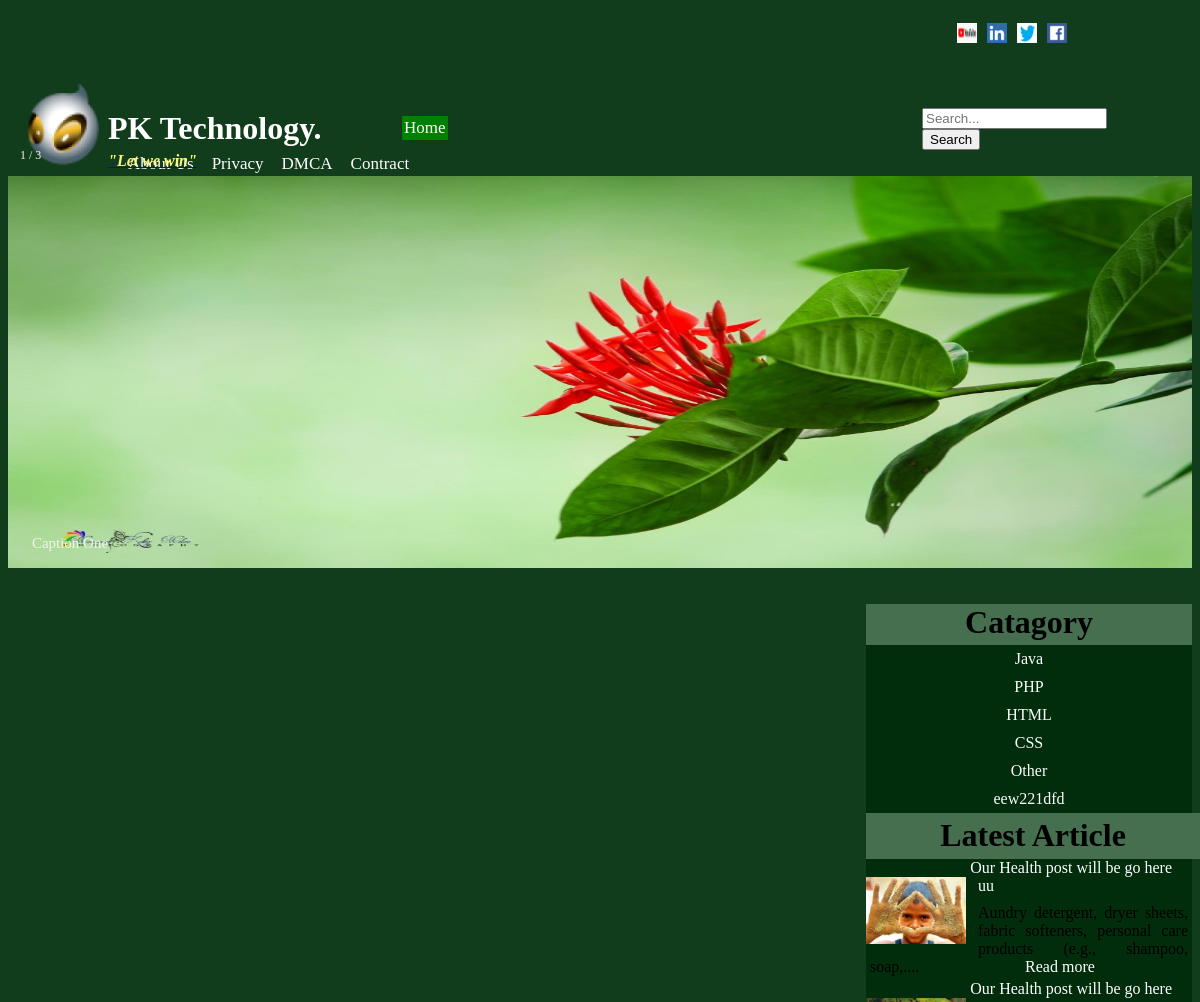
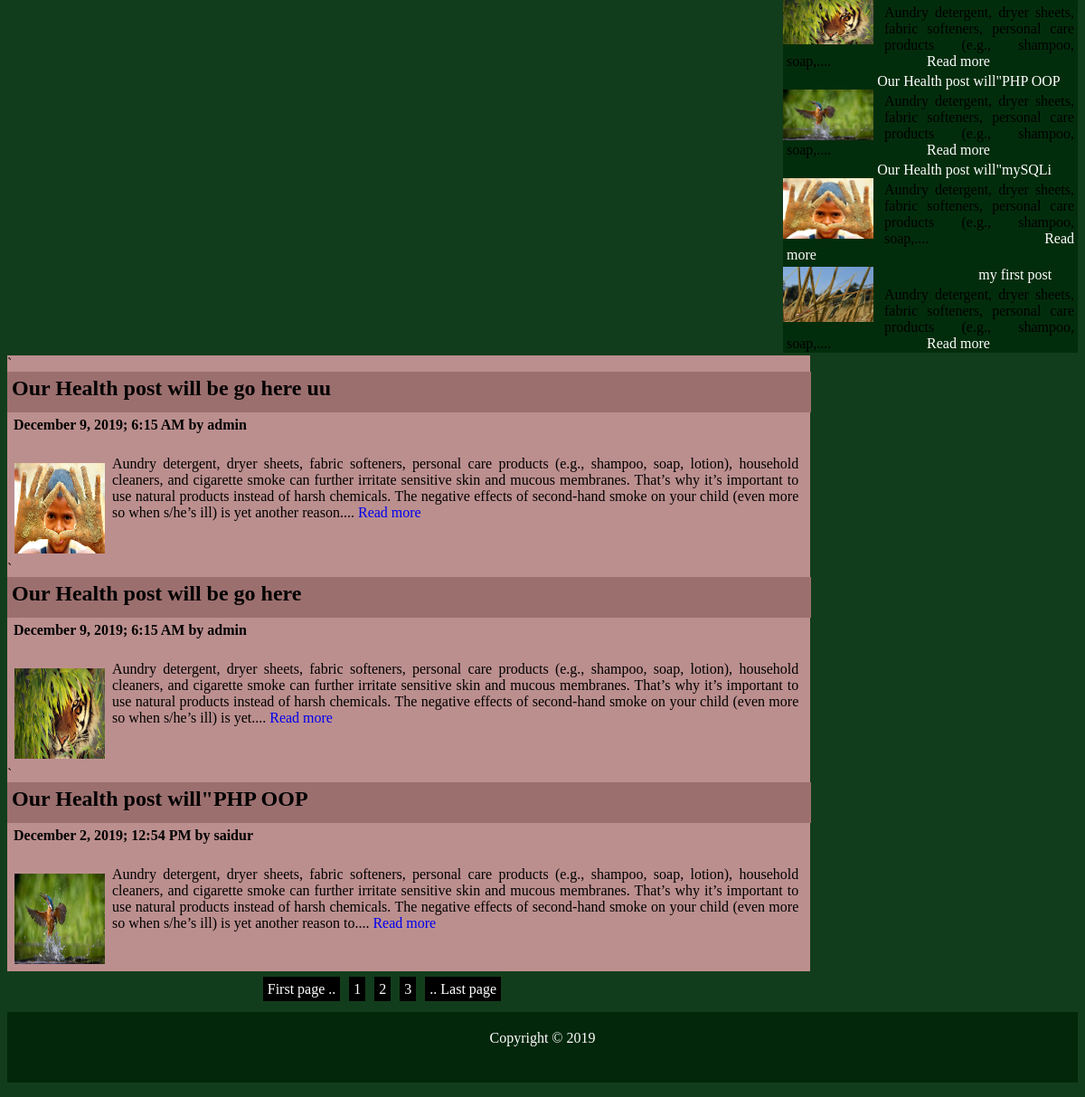
The page / on the database its author committed (2 pictures, top to bottom).
### tables this page shows
CREATE TABLE `header` (
  `id` int(11) NOT NULL,
  `name` varchar(255) NOT NULL,
  `title` varchar(255) NOT NULL
);

CREATE TABLE `db_social` (
  `id` int(11) NOT NULL,
  `name` varchar(255) NOT NULL,
  `link` varchar(255) NOT NULL,
  `image` varchar(255) NOT NULL
);

CREATE TABLE `db_catagory` (
  `id` int(11) NOT NULL,
  `cat_name` varchar(50) NOT NULL
);

CREATE TABLE `tbl_post` (
  `id` int(11) NOT NULL,
  `cat` varchar(255) NOT NULL,
  `title` varchar(255) NOT NULL,
  `body` text NOT NULL,
  `image` varchar(255) NOT NULL,
  `author` varchar(50) NOT NULL,
  `tags` varchar(50) NOT NULL,
  `date` timestamp NOT NULL DEFAULT current_timestamp() ON UPDATE current_timestamp(),
  `role` int(11) NOT NULL,
  `userid` int(11) NOT NULL
);

### library/database.php (called while the page is built, shortened)
<?PHP
Class Database{
        public $host=DB_HOST;
        public $user=DB_USER;
        public $pass=DB_PASS;
        public $dbname=DB_NAME;
        public $link;
        private function connectDB(){
           $this->link= new mysqli($this->host,$this->user,$this->pass,$this->dbname);
        }
        public function select($query){
        $result=$this->link->query($query) or die ($this->link->error.__LINE__);
         if($result->num_rows>0){
         return $result;
          }else{
             return false;
                }
                }
}
?>

### helpers/format.php (called while the page is built, shortened)
<?php
class Format{
    public function formateDate($date){
        return date('F j, Y; g:i A',strtotime($date));
    }
    public function textShort($text,$limit=400){
        $text=$text." ";
        $text=substr($text,0,$limit);
        $text=substr($text,0,strrpos($text," "));
        $text=$text."....";
        return $text;
    }
}
?>

### index.php (the view, shortened to what this page needs)
<?php include("inc/header.php"); ?>
<?php $db=new database();
      $fm=new Format();
?>
<div class="slideshow-container">
        <div class="mySlides fade">
            <div class="numbertext">1 / 3</div>
                <img src="image/desktop_pic (6).jpg" width="100%" height="50%">
            <div class="text">Caption One</div>
        </div>
</div>
    <div style="text-align:center">
    </div>
<?php include("inc/rightside.php"); ?>
<link rel="stylesheet" type="text/css" href="css/body.css">
<link rel="stylesheet" type="text/css" href=" css/slide_img.css">
<body>
<?php
    $per_page=3;
    if(isset($_GET['page'])) {
        $page=$_GET['page'];
    }else{
        $page=1;
    }
    $start_form=($page-1)*$per_page;
?>
<?PHP
    $query="SELECT*FROM tbl_post LIMIT $start_form,$per_page";
    $post=$db->select($query);
    if($post){
        while($result=$post->fetch_assoc()){
?>
     <div id="leftbody">
            <div class="blog">`
                <h2><a href="post.php?id=<?php echo $result['id'];?>"><?php echo $result["title"]; ?></a></h2>
                <h4><?php echo $fm->formateDate($result["date"])." by ".$result["author"]; ?></h4>
                <img src="<?php echo $result["image"]; ?>" altr="Children Image">
                <p><?php echo $fm->textShort($result["body"]); ?>
                <a href="post.php?id=<?php echo $result['id'];?>">Read more</a>
                </p>
            </div>
    </div>
<?php } ?>
<?php
    $query="SELECT*FROM tbl_post";
    $result=$db->select($query);
    $total_rows=mysqli_num_rows($result);
    $total_pages=ceil($total_rows/$per_page);
    echo "<span class='pagination'><a href='index.php?page=1'>First page ..</a>";
    for($i=1;$i<=$total_pages;$i++){
        echo "<a href='index.php?page=$i'>$i</a>";
    }
    echo "<a href='index.php?page=$total_pages'>.. Last page</a></span>";
?>
<?php }else{ header("Location:404.php");} ?>
</body>
<?php include("inc/footer.php");?>

### inc/header.php (shortened to what this page needs)
<?php include("library/database.php"); ?>
<?php include("helpers/format.php"); ?>
<?php $db=new database();
?>
<html lang="en">
<head>
    <link rel="stylesheet" type="text/css" href="css/stylesheet_header.css">
</head>
<body style="background-color: rgb(18, 61, 28);">
<div class="header">
    <div class="leftSide">
       <a href="index.php"> <img src="icon/logo.png" name="mainlogo" alt="web logo">
       <?php
        $query="SELECT*FROM header WHERE id=1";
        $header=$db->select($query);
        if($header){
            while($result_header=$header->fetch_assoc()){
        ?>
        <h1><?php echo $result_header['title']; ?></h1>
        <?php } }else{echo 'error:header403';} ?>
        <?php
        $query="SELECT*FROM header WHERE id=2";
        $header=$db->select($query);
        if($header){
            while($result_header=$header->fetch_assoc()){
        ?>
        <h5><i>"<?php echo $result_header['title']; ?>"</i></h5></a>
        <?php } }else{echo 'error:header403';} ?>
        <ul>
                <li id="activehome"><a href="index.php?">Home</a></li>
                <li id="activeaboutus"><a href="aboutUs.php?">About Us</a></li>
                <li id="activeprivacy"><a href="privacy.php?">Privacy</a>
                <li id="activeDMCA"><a href="DMCA.php?">DMCA</a></li>
                <li id="activecontract"><a href="contract.php?">Contract</a></li>
            </ul>
    </div>
    <div class="rightSide">
        <div class="mediaIcon">
        <?php
        $query="SELECT*FROM db_social";
        $social_link=$db->select($query);
        if($social_link){
            while($result_link=$social_link->fetch_assoc()){
        ?>
            <a href="<?php echo $result_link['link']; ?>"> <img src="<?php echo $result_link['image']; ?>" alt="Facebook logo"></a>
            <?php } }else{echo 'error:icon404';} ?>
        </div>
        <div class="search">
        <form action="search.php" method="post">
            <input  type="text" name="search" placeholder="Search...">
            <input  type="submit" value="Search">
        </form>
        </div>
    </div>
</div>
</body>
</html>

### inc/rightside.php
<link rel="stylesheet" type="text/css" href="css/body.css">
<body>
    <div class=rightBody>
            <div class="catagory">
                 <h1>Catagory</h1>
                <?PHP
                    $query_catagory="SELECT*FROM db_catagory";
                    $post_catagory=$db->select($query_catagory);
                    if($post_catagory){
                        while($result_catagory=$post_catagory->fetch_assoc()){
                ?>
                    <li><a  href="posts.php?catagory=<?php echo $result_catagory['cat_name']; ?>">
                        <?php echo $result_catagory['cat_name'];?>
                    </a></li>
                <?php } }else{ echo "No Catagory created";} ?>
            </div>
            <div class="latestArticle">
                 <h1>Latest Article</h1>
                <?PHP
                    $query="SELECT*FROM tbl_post LIMIT 5";
                    $post=$db->select($query);
                    if($post){
                        while($result=$post->fetch_assoc()){
                ?>
                <a href="post.php?id=<?php echo $result['id'];?>"><?php echo $result['title']; ?>
                <img src="<?php echo $result['image']; ?>" altr="Children Image"></a>
                <p><?php echo $fm->textShort($result["body"],100); ?>
                <a href="post.php?id=<?php echo $result['id'];?>">Read more</a>
                </p>
            <?php } ?>
            <?php }else{         ?>
       <script> location.href = "404.php"; </script>
    <?php } ?>
            </div>
  </div>
  </body>

### inc/footer.php (shortened to what this page needs)
<html lang="en">
<body>
<p id="footer">Copyright © 2019</p>
</body>

### css/stylesheet_header.css (style rules this page uses)
.header { width:100%; min-width:100px; height:132px ; background-color: rgb(18, 61, 28); }
.leftSide { float: left; }
.leftSide img { width: 90px; height: 90px; margin-left: 10px; padding: 0%; float: left; }
.leftSide h1 { color: white; width:280px; height:42px; float: left; margin:0px; padding-top: 26px; font-family: raleway bold; }
.leftSide h5 { color: rgb(250, 248, 117); width: 218px; height: 0px; margin: 76px 0px 0px 6px; padding: 0px; font-size: 16px; }
.leftSide ul { list-style-type: none; margin: 32px 0px 0px 64px; }
.leftSide li { display: inline; float: left; margin-left: 14px; }
.leftSide li a { display: block; color:#FFFFFFFF; padding:2px; font-size: 17px; text-decoration: none; }
.rightSide { float: right; }
.mediaIcon { width: 150px; margin:10px 50px 0px 0px; background-color: teal; }
.mediaIcon img { width: 20px; height: 20px; padding: 5px; float: right; }
.search { width: 230px; height: 20px; margin-right:40px; padding-top: 90px; }

### css/body.css (style rules this page uses)
#leftbody { width: 75%; min-width:310px; background-color:rosybrown; float: left; }
.blog h2 { width: 99%; height: 35px; margin: 0%; float: left; padding: 5px; background-color:#9C6F6F; }
.blog h2 a { color: black; text-decoration: none; }
.blog h4 { width: 99%; height: 35px; margin: 0px 0px 3px 2px; float: left; padding:5px; }
.blog img { width: 100px; height: 100px; padding: 10px; float: left; margin: -2px; }
.blog p { width: 98%; height: auto; margin: 5px; text-align: justify; }
.blog p a { text-decoration: none; }
.rightBody { width: 25%; float: right; min-width: 326px; background-color: rgb(18, 61, 28); }
.catagory { background-color:#022D0C; }
.catagory h1 { text-align: center; width: 100%; height: 41px; margin: 0px; color: rgb(0, 0, 0); background-color:#456F4E; }
.catagory li { list-style-type: none; text-align: center; padding: 5px; margin: 0px; }
.catagory li a { text-decoration: none; padding: 5px; color: rgb(252, 253, 252); }
.latestArticle { background-color:#022D0C; }
.latestArticle h1 { width: 100%; height: 38px; text-align: center; padding: 4px; margin: 0px; color:black; background-color: #456F4E; }
.latestArticle a { text-decoration: none; color:black; margin-left:32%; padding: 0px; color: rgb(255, 255, 255); }
.latestArticle img { width: 100px; float: left; padding-right: 12px; margin: 0px; }
.latestArticle p { text-align: justify; padding: 1px; margin: 3px; }
.pagination { width: 70%; height: auto; background-color:rgb(18, 61, 28); display: block; text-align: center; float: left; padding-top: 11px; }
.pagination a { text-decoration: none; color:white; padding: 5px; margin: 5px; background-color: black; }

### css/slide_img.css (style rules this page uses)
.slideshow-container { max-width: 100%; position: relative; margin: auto; }
.text { color: #f2f2f2; font-size: 15px; padding: 8px 12px; position: absolute; bottom: 8px; width: 100px; text-align: center; }
.numbertext { color: #f2f2f2; font-size: 12px; padding: 8px 12px; position: absolute; top: 0; }
.fade { -webkit-animation-name: fade; -webkit-animation-duration: 1.5s; animation-name: fade; animation-duration: 1.5s; }

### index.php (style rules this page uses)
#activehome { background-color:green; }

### inc/footer.php (style rules this page uses)
#footer { text-align: center; float: left; padding-top:20px; padding-bottom:40px; width: 100%; color:white; background-color:rgb(2, 39, 11); }

### rows shown on the page
header: title "PK Technology."
header: title "Let we win"
db_social: image (picture)
db_social: image (picture)
db_social: image (picture)
db_social: image (picture)
db_catagory: cat_name "Java"
db_catagory: cat_name "PHP"
db_catagory: cat_name "HTML"
db_catagory: cat_name "CSS"
db_catagory: cat_name "Other"
db_catagory: cat_name "eew221dfd"
tbl_post: title "Our Health post will be go here uu", image (picture), body "Aundry detergent, dryer sheets, fabric softeners, personal care products (e.g., shampoo, soap,....", date "December 9, 2019; 6:15 AM", author "admin", body "Aundry detergent, dryer sheets, fabric softeners, personal care products (e.g., shampoo, soap, lotion), household cleaners, and cigarette smoke can further irritate sensitive skin and mucous membranes. That’s why it’s important to use natural products instead of harsh chemicals. The negative effects of second-hand smoke on your child (even more so when s/he’s ill) is yet another reason...."
tbl_post: title "Our Health post will be go here", image (picture), body "Aundry detergent, dryer sheets, fabric softeners, personal care products (e.g., shampoo, soap,....", date "December 9, 2019; 6:15 AM", author "admin", body "Aundry detergent, dryer sheets, fabric softeners, personal care products (e.g., shampoo, soap, lotion), household cleaners, and cigarette smoke can further irritate sensitive skin and mucous membranes. That’s why it’s important to use natural products instead of harsh chemicals. The negative effects of second-hand smoke on your child (even more so when s/he’s ill) is yet...."
tbl_post: title "Our Health post will\"PHP OOP", image (picture), body "Aundry detergent, dryer sheets, fabric softeners, personal care products (e.g., shampoo, soap,....", date "December 2, 2019; 12:54 PM", author "saidur", body "Aundry detergent, dryer sheets, fabric softeners, personal care products (e.g., shampoo, soap, lotion), household cleaners, and cigarette smoke can further irritate sensitive skin and mucous membranes. That’s why it’s important to use natural products instead of harsh chemicals. The negative effects of second-hand smoke on your child (even more so when s/he’s ill) is yet another reason to...."
tbl_post: title "Our Health post will\"mySQLi", image (picture), body "Aundry detergent, dryer sheets, fabric softeners, personal care products (e.g., shampoo, soap,...."
tbl_post: title "my first post", image (picture), body "Aundry detergent, dryer sheets, fabric softeners, personal care products (e.g., shampoo, soap,...."
